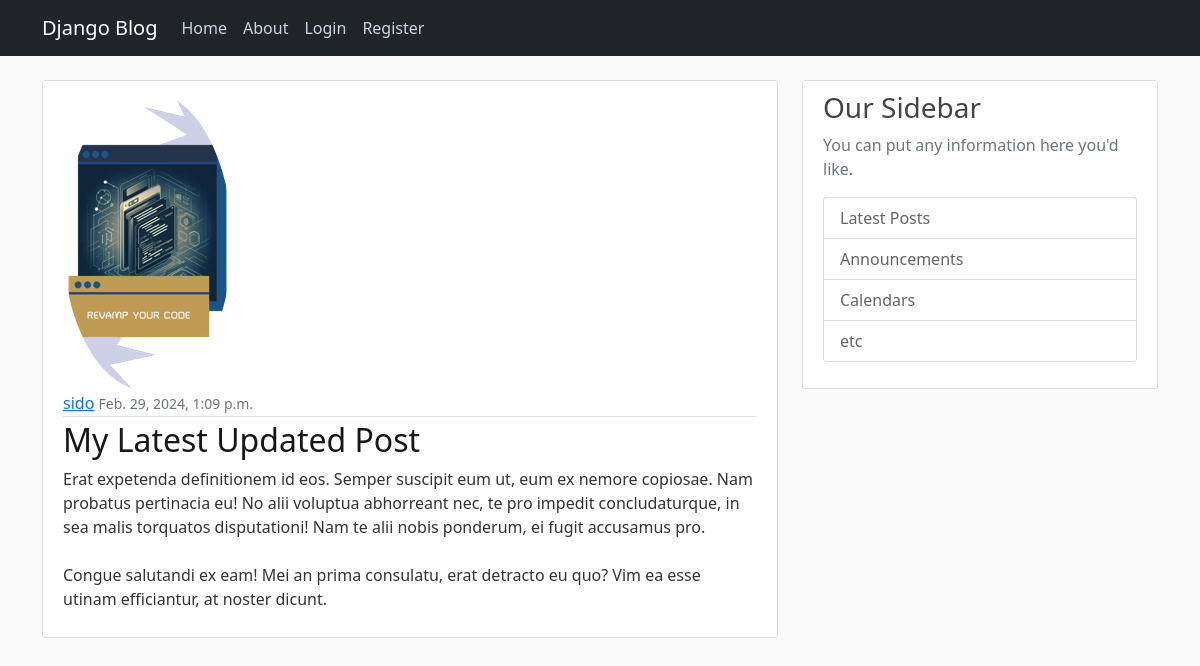
The page /post/26/ on the database its author committed.
### blog_app/models.py (models this page shows, shortened)
class Post(models.Model):
    title = models.CharField(max_length=255)
    content = models.TextField(default='')
    date = models.DateTimeField(default=timezone.now)
    author = models.ForeignKey(User, on_delete=models.CASCADE)

### users/models.py (models this page shows, shortened)
class Profile(models.Model):
    user = models.OneToOneField(User, on_delete=models.CASCADE)
    image = models.ImageField(default='default.jpg', upload_to='profile_pics')

### blog_app/views.py (the view)
# urls.py: path('post/<int:pk>/', views.PostDetailView.as_view(), name='post-detail'),
class PostDetailView(generic.DetailView):
    model = Post

### blog_app/templates/blog_app/post_detail.html (shortened to what this page needs)
{% extends "blog_app/base.html" %}
{% block content %}
<article class="media content-section">
  <img src="{{object.author.profile.image.url}}" alt="author profile picture" class="rounded-circle article-image">
    <div class="media-body">
      <div class="article-metadata">
        <a class="mr-2" href="{% url 'user-posts' object.author.username %}">{{ object.author }}</a>
        <small class="text-muted">{{ object.date }}</small>
      </div>
      <h2 class="article-title">{{ object.title }}</h2>
      <p class="article-content">{{ object.content }}</p>
    </div>
</article>
{% endblock %}

### blog_app/static/blog_app/main.css (style rules this page uses)
body { background: #fafafa; color: #333333; margin-top: 5rem; }
h1, h2, h3, h4, h5, h6 { color: #444444; }
.content-section { background: #ffffff; padding: 10px 20px; border: 1px solid #dddddd; border-radius: 3px; margin-bottom: 20px; }
.article-title { color: #181717; }
.article-content { white-space: pre-line; }
.article-metadata { padding-bottom: 1px; margin-bottom: 4px; border-bottom: 1px solid #e3e3e3 }

### rows shown on the page
Post: author.profile.image (picture), author "sido", date "Feb. 29, 2024, 1:09 p.m.", title "My Latest Updated Post", content "Erat expetenda definitionem id eos. Semper suscipit eum ut, eum ex nemore copiosae. Nam probatus pertinacia eu! No alii voluptua abhorreant nec, te pro impedit concludaturque, in sea malis torquatos disputationi! Nam te alii nobis ponderum, ei fugit accusamus pro. Congue salutandi ex eam! Mei an prima consulatu, erat detracto eu quo? Vim ea esse utinam efficiantur, at noster dicunt."
